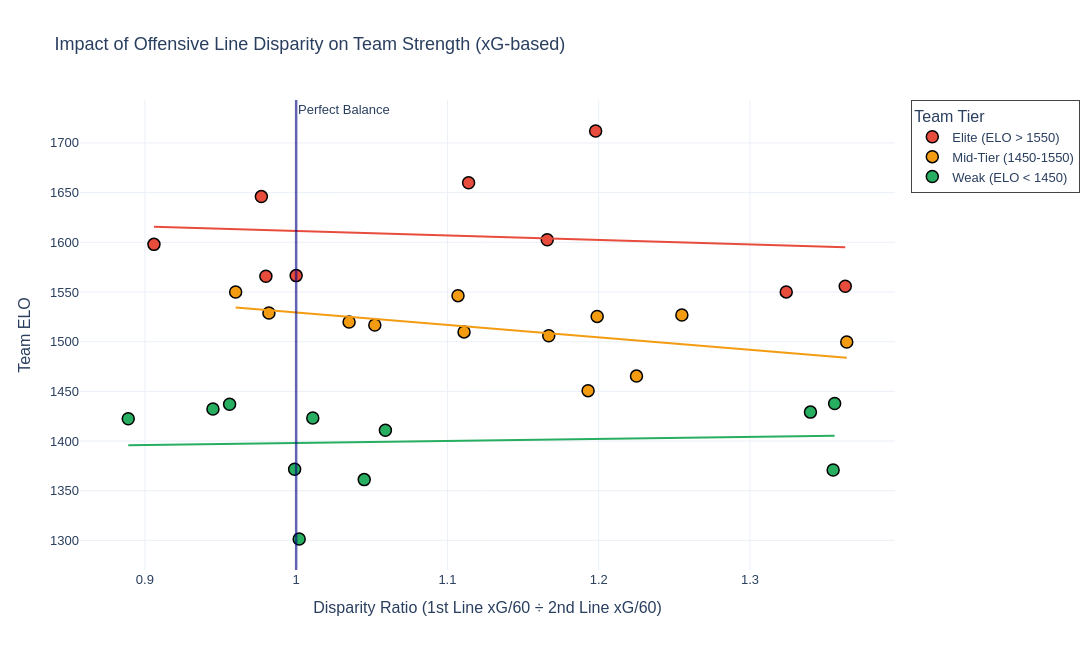

The code cell stored with this chart in its notebook:
### Markdown cell above
### Interactive Plotly Chart — Submission PNG (xG-based)

### Code cell
import plotly.express as px
import plotly.io as pio

tier_label_map = {
    'Weak Teams\n(ELO < 1450)': 'Weak (ELO < 1450)',
    'Mid-Tier Teams\n(1450-1550)': 'Mid-Tier (1450-1550)',
    'Elite Teams\n(ELO > 1550)': 'Elite (ELO > 1550)'
}
data['tier'] = data['category'].map(tier_label_map)

fig_px = px.scatter(
    data,
    x='disparity_ratio',
    y='elo',
    color='tier',
    color_discrete_sequence=['#e74c3c', '#f39c12', '#27ae60'],
    trendline='ols',
    hover_name='team',
    hover_data={
        'disparity_ratio': ':.3f',
        'elo': ':.0f',
        'win_pct': ':.3f',
        'tier': False
    },
    title="Impact of Offensive Line Disparity on Team Strength (xG-based)",
    labels={
        'disparity_ratio': 'Disparity Ratio (1st Line xG/60 ÷ 2nd Line xG/60)',
        'elo': 'Team ELO',
        'tier': 'Tier'
    },
    template='plotly_white',
    width=1100,
    height=650
)

fig_px.add_vline(x=1.0, line_dash='solid', line_color='navy',
                 line_width=2.5, opacity=0.6,
                 annotation_text='Perfect Balance',
                 annotation_position='top right')

fig_px.update_traces(marker=dict(size=12, line=dict(width=1.5, color='black')))
fig_px.update_layout(
    font=dict(family='Arial', size=13),
    legend=dict(title='Team Tier', borderwidth=1),
    title_font_size=18
)

submission_path = rel_path / "data" / "c" / "whl_disparity_impact_xg.png"
pio.write_image(fig_px, str(submission_path), scale=2)
print(f"Submission PNG saved → {submission_path}")

fig_px.show()

### Figure 1 — Plotly figure (JSON) as saved in the notebook; plotly's stock layout.template omitted (floating-point values rounded to 4 significant figures)
{"data": [{"customdata": [[0.6341, "Elite (ELO > 1550)"], [0.6585, "Elite (ELO > 1550)"], [0.6098, "Elite (ELO > 1550)"], [0.4756, "Elite (ELO > 1550)"], [0.5244, "Elite (ELO > 1550)"], [0.5244, "Elite (ELO > 1550)"], [0.7073, "Elite (ELO > 1550)"], [0.4756, "Elite (ELO > 1550)"], [0.561, "Elite (ELO > 1550)"]], "hovertemplate": "<b>%{hovertext}</b><br><br>Disparity Ratio (1st Line xG/60 ÷ 2nd Line xG/60)=%{x:.3f}<br>Team ELO=%{y:.0f}<br>win_pct=%{customdata[0]:.3f}<extra></extra>", "hovertext": ["peru", "netherlands", "thailand", "uk", "ethiopia", "philippines", "brazil", "saudi_arabia", "iceland"], "legendgroup": "Elite (ELO > 1550)", "marker": {"color": "#e74c3c", "line": {"color": "black", "width": 1.5}, "size": 12, "symbol": "circle"}, "mode": "markers", "name": "Elite (ELO > 1550)", "orientation": "v", "showlegend": true, "type": "scatter", "x": [1.198, 1.114, 0.977, 1.166, 0.906, 1.0, 0.98, 1.363, 1.324], "xaxis": "x", "y": [1712.0, 1660.0, 1646.0, 1603.0, 1598.0, 1566.0, 1566.0, 1556.0, 1550.0], "yaxis": "y"}, {"hovertemplate": "<b>OLS trendline</b><br>elo = -45.0393 * disparity_ratio + 1656.48<br>R<sup>2</sup>=0.017191<br><br>Disparity Ratio (1st Line xG/60 ÷ 2nd Line xG/60)=%{x:.3f}<br>Team ELO=%{y:.0f} <b>(trend)</b><extra></extra>", "legendgroup": "Elite (ELO > 1550)", "marker": {"color": "#e74c3c", "line": {"color": "black", "width": 1.5}, "size": 12, "symbol": "circle"}, "mode": "lines", "name": "Elite (ELO > 1550)", "showlegend": false, "type": "scatter", "x": [0.906, 0.977, 0.98, 1.0, 1.114, 1.166, 1.198, 1.324, 1.363], "xaxis": "x", "y": [1616.0, 1612.0, 1612.0, 1611.0, 1606.0, 1604.0, 1603.0, 1597.0, 1595.0], "yaxis": "y"}, {"customdata": [[0.5, "Mid-Tier (1450-1550)"], [0.4756, "Mid-Tier (1450-1550)"], [0.4268, "Mid-Tier (1450-1550)"], [0.4878, "Mid-Tier (1450-1550)"], [0.561, "Mid-Tier (1450-1550)"], [0.5976, "Mid-Tier (1450-1550)"], [0.5732, "Mid-Tier (1450-1550)"], [0.5, "Mid-Tier (1450-1550)"], [0.5976, "Mid-Tier (1450-1550)"], [0.4268, "Mid-Tier (1450-1550)"], [0.4878, "Mid-Tier (1450-1550)"], [0.3659, "Mid-Tier (1450-1550)"]], "hovertemplate": "<b>%{hovertext}</b><br><br>Disparity Ratio (1st Line xG/60 ÷ 2nd Line xG/60)=%{x:.3f}<br>Team ELO=%{y:.0f}<br>win_pct=%{customdata[0]:.3f}<extra></extra>", "hovertext": ["indonesia", "south_korea", "oman", "singapore", "panama", "pakistan", "china", "serbia", "india", "usa", "new_zealand", "rwanda"], "legendgroup": "Mid-Tier (1450-1550)", "marker": {"color": "#f39c12", "line": {"color": "black", "width": 1.5}, "size": 12, "symbol": "circle"}, "mode": "markers", "name": "Mid-Tier (1450-1550)", "orientation": "v", "showlegend": true, "type": "scatter", "x": [0.96, 1.107, 0.982, 1.255, 1.199, 1.035, 1.052, 1.111, 1.167, 1.364, 1.225, 1.193], "xaxis": "x", "y": [1550.0, 1546.0, 1529.0, 1527.0, 1525.0, 1520.0, 1517.0, 1510.0, 1506.0, 1500.0, 1465.0, 1451.0], "yaxis": "y"}, {"hovertemplate": "<b>OLS trendline</b><br>elo = -124.733 * disparity_ratio + 1654.02<br>R<sup>2</sup>=0.254802<br><br>Disparity Ratio (1st Line xG/60 ÷ 2nd Line xG/60)=%{x:.3f}<br>Team ELO=%{y:.0f} <b>(trend)</b><extra></extra>", "legendgroup": "Mid-Tier (1450-1550)", "marker": {"color": "#f39c12", "line": {"color": "black", "width": 1.5}, "size": 12, "symbol": "circle"}, "mode": "lines", "name": "Mid-Tier (1450-1550)", "showlegend": false, "type": "scatter", "x": [0.96, 0.982, 1.035, 1.052, 1.107, 1.111, 1.167, 1.193, 1.199, 1.225, 1.255, 1.364], "xaxis": "x", "y": [1534.0, 1532.0, 1525.0, 1523.0, 1516.0, 1515.0, 1508.0, 1505.0, 1504.0, 1501.0, 1497.0, 1484.0], "yaxis": "y"}, {"customdata": [[0.5122, "Weak (ELO < 1450)"], [0.439, "Weak (ELO < 1450)"], [0.4756, "Weak (ELO < 1450)"], [0.4512, "Weak (ELO < 1450)"], [0.439, "Weak (ELO < 1450)"], [0.439, "Weak (ELO < 1450)"], [0.4634, "Weak (ELO < 1450)"], [0.4512, "Weak (ELO < 1450)"], [0.4634, "Weak (ELO < 1450)"], [0.3293, "Weak (ELO < 1450)"], [0.3659, "Weak (ELO < 1450)"]], "hovertemplate": "<b>%{hovertext}</b><br><br>Disparity Ratio (1st Line xG/60 ÷ 2nd Line xG/60)=%{x:.3f}<br>Team ELO=%{y:.0f}<br>win_pct=%{customdata[0]:.3f}<extra></extra>", "hovertext": ["guatemala", "germany", "vietnam", "france", "canada", "switzerland", "mexico", "morocco", "uae", "mongolia", "kazakhstan"], "legendgroup": "Weak (ELO < 1450)", "marker": {"color": "#27ae60", "line": {"color": "black", "width": 1.5}, "size": 12, "symbol": "circle"}, "mode": "markers", "name": "Weak (ELO < 1450)", "orientation": "v", "showlegend": true, "type": "scatter", "x": [1.356, 0.956, 0.945, 1.34, 1.011, 0.889, 1.059, 0.999, 1.355, 1.045, 1.002], "xaxis": "x", "y": [1438.0, 1437.0, 1432.0, 1429.0, 1423.0, 1422.0, 1411.0, 1372.0, 1371.0, 1361.0, 1301.0], "yaxis": "y"}, {"hovertemplate": "<b>OLS trendline</b><br>elo = 20.3106 * disparity_ratio + 1377.72<br>R<sup>2</sup>=0.006789<br><br>Disparity Ratio (1st Line xG/60 ÷ 2nd Line xG/60)=%{x:.3f}<br>Team ELO=%{y:.0f} <b>(trend)</b><extra></extra>", "legendgroup": "Weak (ELO < 1450)", "marker": {"color": "#27ae60", "line": {"color": "black", "width": 1.5}, "size": 12, "symbol": "circle"}, "mode": "lines", "name": "Weak (ELO < 1450)", "showlegend": false, "type": "scatter", "x": [0.889, 0.945, 0.956, 0.999, 1.002, 1.011, 1.045, 1.059, 1.34, 1.355, 1.356], "xaxis": "x", "y": [1396.0, 1397.0, 1397.0, 1398.0, 1398.0, 1398.0, 1399.0, 1399.0, 1405.0, 1405.0, 1405.0], "yaxis": "y"}], "layout": {"annotations": [{"showarrow": false, "text": "Perfect Balance", "x": 1, "xanchor": "left", "xref": "x", "y": 1, "yanchor": "top", "yref": "y domain"}], "font": {"family": "Arial", "size": 13}, "height": 650, "legend": {"borderwidth": 1, "title": {"text": "Team Tier"}, "tracegroupgap": 0}, "shapes": [{"line": {"color": "navy", "dash": "solid", "width": 2.5}, "opacity": 0.6, "type": "line", "x0": 1, "x1": 1, "xref": "x", "y0": 0, "y1": 1, "yref": "y domain"}], "title": {"font": {"size": 18}, "text": "Impact of Offensive Line Disparity on Team Strength (xG-based)"}, "width": 1100, "xaxis": {"anchor": "y", "domain": [0, 1], "title": {"text": "Disparity Ratio (1st Line xG/60 ÷ 2nd Line xG/60)"}}, "yaxis": {"anchor": "x", "domain": [0, 1], "title": {"text": "Team ELO"}}}}
